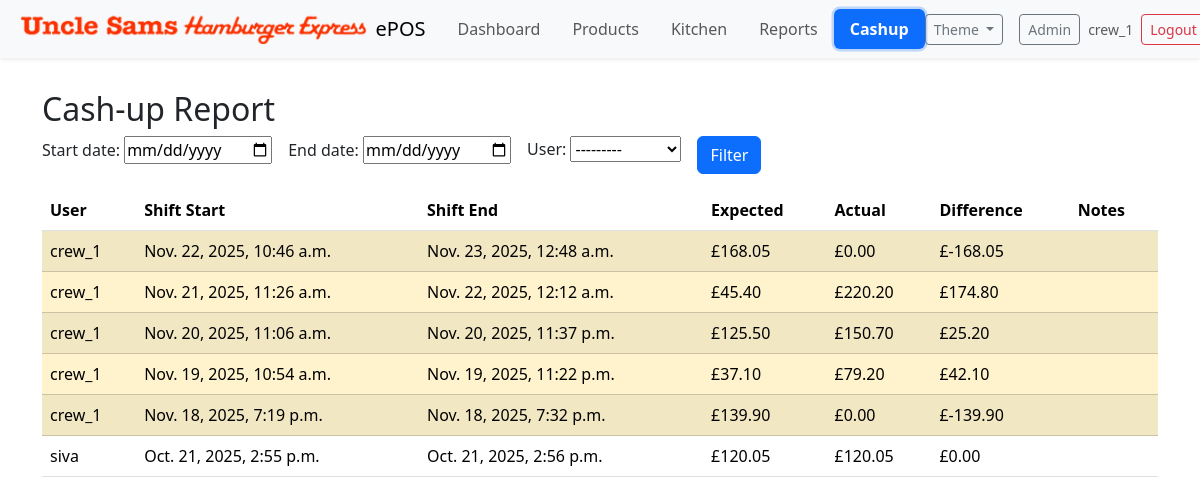
Before: /cashup/report/ (signed in) with the older database file.
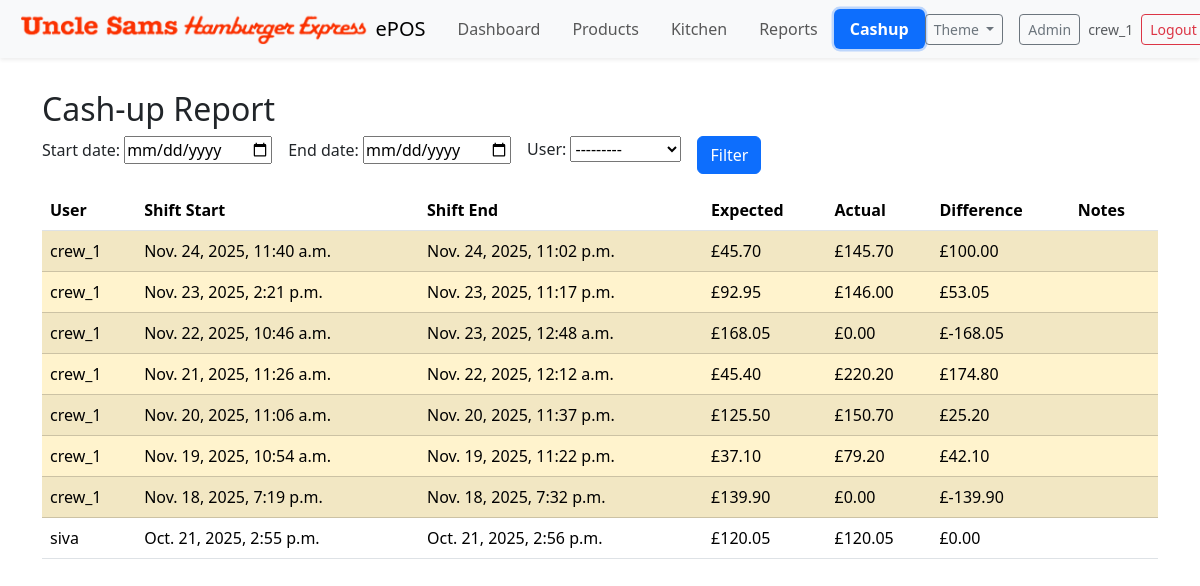
After: the same page with the newer database file.
### cashup/models.py (models this page shows, shortened)
class CashUp(models.Model):
    shift = models.OneToOneField(Shift, on_delete=models.CASCADE, related_name='cashup')
    expected_amount = models.DecimalField(max_digits=10, decimal_places=2, help_text="Expected cash amount based on transactions")
    actual_amount = models.DecimalField(max_digits=10, decimal_places=2, help_text="Actual cash amount counted at the end of the shift")
    difference = models.DecimalField(max_digits=10, decimal_places=2, help_text="Difference between expected and actual amounts")
    created_at = models.DateTimeField(default=timezone.now)
    notes = models.TextField(blank=True)
    class Meta:
        ordering = ['-created_at']

class Shift(models.Model):
    user = models.ForeignKey('auth.User', on_delete=models.CASCADE)
    start_time = models.DateTimeField(default=timezone.now)
    end_time = models.DateTimeField(null=True, blank=True)
    is_closed = models.BooleanField(default=False)
    class Meta:
        ordering = ['-start_time']

### cashup/views.py (the view, shortened to what this page needs)
# urls.py: path('report/', views.report, name='report'),
@login_required
def report(request):
    if request.user.groups.exists() and not _has_group(request.user, 'Manager'):
        messages.error(request, 'You do not have permission to view reports.')
        return redirect('cashup:index')
    form = ReportFilterForm(request.GET or None)
    qs = CashUp.objects.select_related('shift', 'shift__user').order_by('-created_at')
    rows = list(qs)
    return render(request, 'cashup/report.html', { 'form': form, 'rows': rows })

### cashup/forms.py
class ReportFilterForm(forms.Form):
    start_date = forms.DateField(required=False, widget=forms.DateInput(attrs={'type':'date'}))
    end_date = forms.DateField(required=False, widget=forms.DateInput(attrs={'type':'date'}))
    user = forms.ModelChoiceField(queryset=get_user_model().objects.all().order_by('username'), required=False)

### cashup/templates/cashup/report.html (shortened to what this page needs)
{% extends 'manage_orders/index.html' %}
{% block content %}
<div class="container py-3">
  <h2>Cash-up Report</h2>
  <form method="get" class="row g-3 mb-3">
    <div class="col-auto">{{ form.start_date.label_tag }} {{ form.start_date }}</div>
    <div class="col-auto">{{ form.end_date.label_tag }} {{ form.end_date }}</div>
    <div class="col-auto">{{ form.user.label_tag }} {{ form.user }}</div>
    <div class="col-auto align-self-end"><button class="btn btn-primary">Filter</button></div>
  </form>
  <div class="table-responsive">
    <table class="table table-striped align-middle">
      <thead>
        <tr>
          <th>User</th>
          <th>Shift Start</th>
          <th>Shift End</th>
          <th>Expected</th>
          <th>Actual</th>
          <th>Difference</th>
          <th>Notes</th>
        </tr>
      </thead>
      <tbody>
        {% for r in rows %}
          <tr class="{% if r.difference and r.difference != 0 %}table-warning{% endif %}">
            <td>{{ r.shift.user.username }}</td>
            <td>{{ r.shift.start_time }}</td>
            <td>{{ r.shift.end_time }}</td>
            <td>£{{ r.expected_amount }}</td>
            <td>£{{ r.actual_amount }}</td>
            <td>£{{ r.difference }}</td>
            <td class="small">{{ r.notes }}</td>
          </tr>
        {% empty %}
          <tr><td colspan="7" class="text-muted">No results.</td></tr>
        {% endfor %}
      </tbody>
    </table>
  </div>
</div>
{% endblock %}

Changed rows visible on the page:
added CashUp: shift.user.username "crew_1", shift.start_time "Nov. 24, 2025, 11:40 a.m.", shift.end_time "Nov. 24, 2025, 11:02 p.m.", expected_amount "45.70", actual_amount "145.70", difference "100.00"
added CashUp: shift.user.username "crew_1", shift.start_time "Nov. 23, 2025, 2:21 p.m.", shift.end_time "Nov. 23, 2025, 11:17 p.m.", expected_amount "92.95", actual_amount "146.00", difference "53.05"
